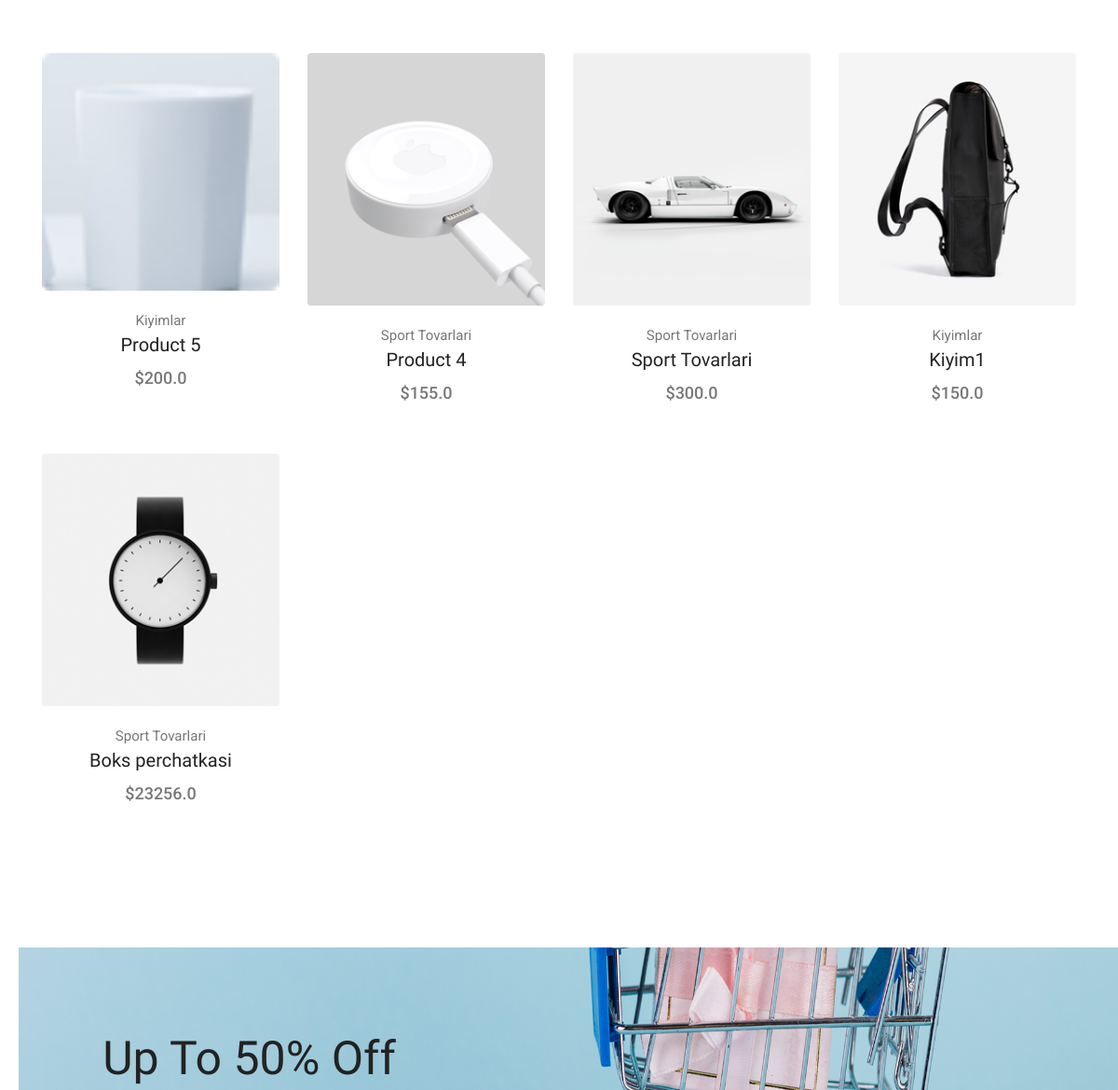
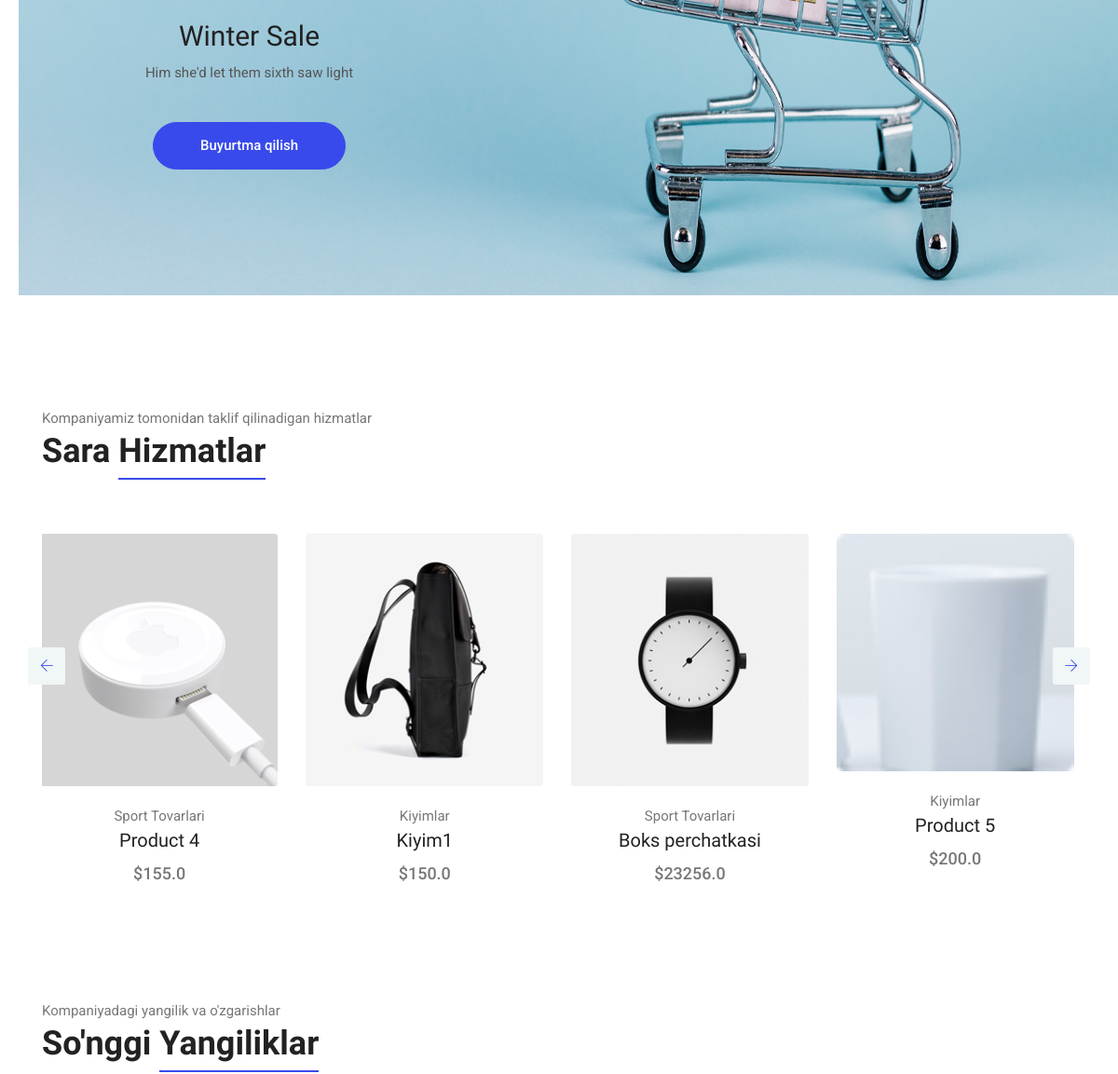
Before: / (middle part) with the older database file (2 pictures, top to bottom).
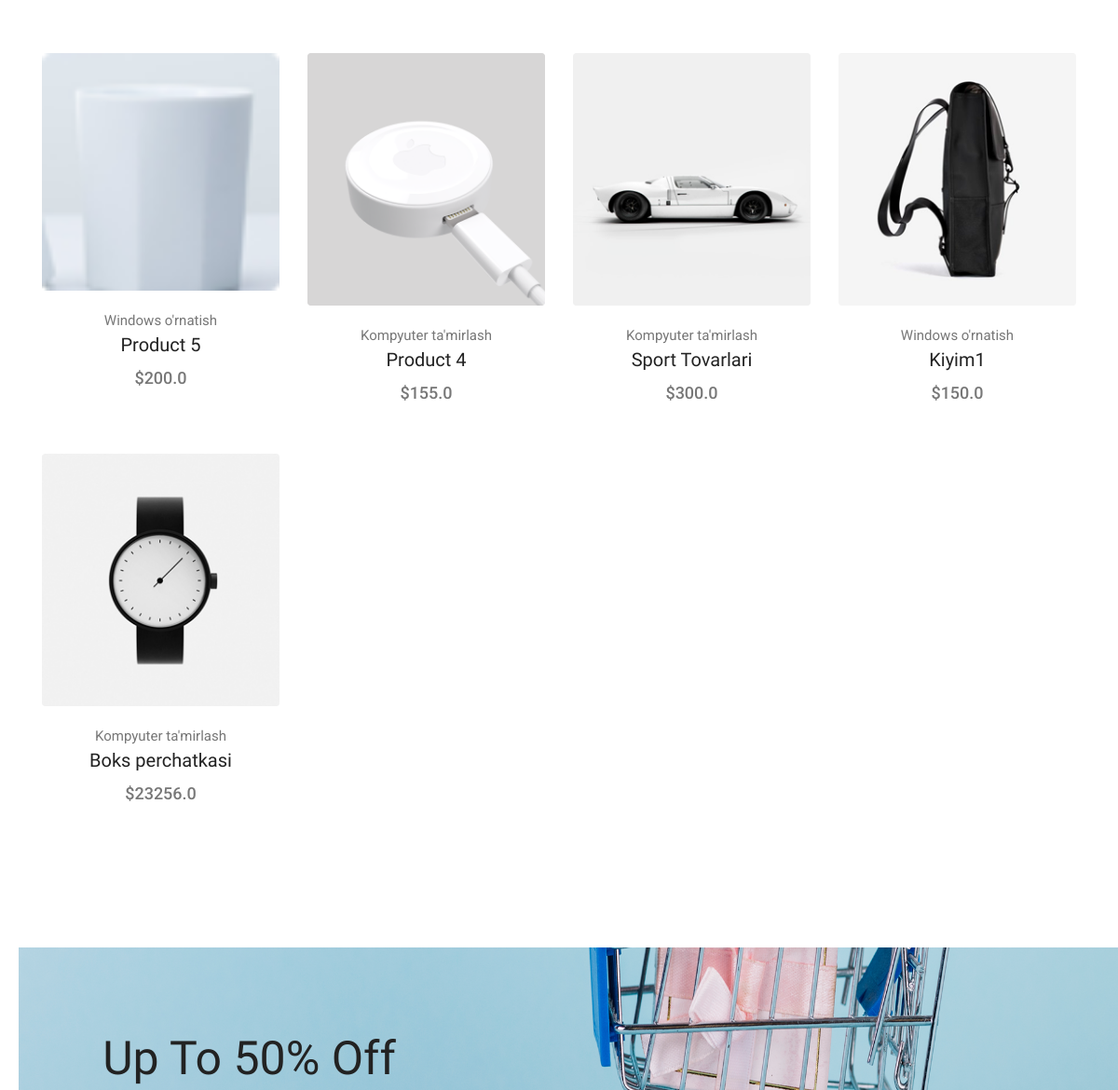
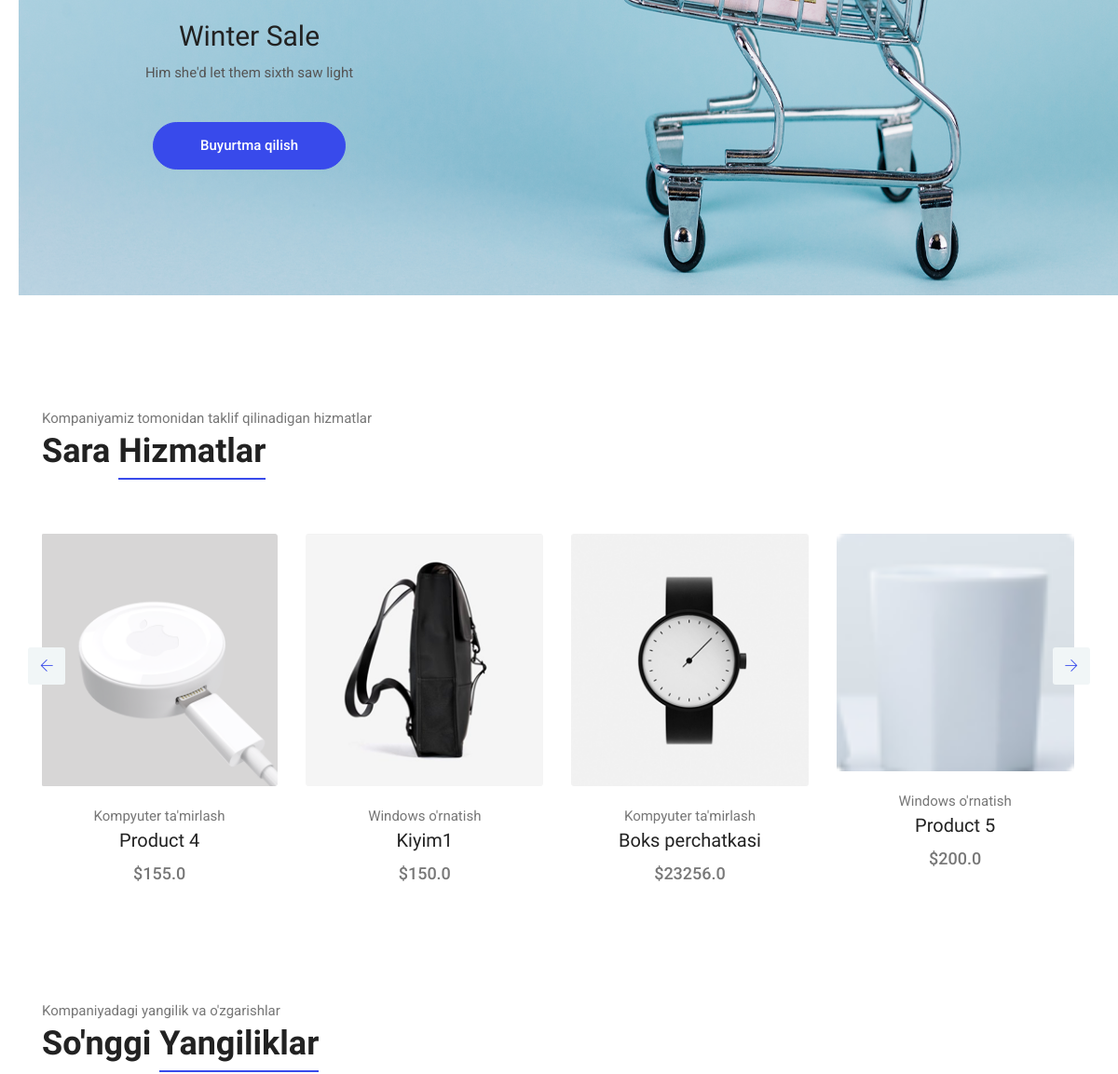
After: the same page with the newer database file (2 pictures, top to bottom).
### product/models.py (models this page shows, shortened)
class Product(models.Model):
    STATUS = (
        ('True','Mavjud'),
        ('False','Mavjud emas'),
    )
    category = models.ForeignKey(Category,on_delete=models.CASCADE)
    title = models.CharField(max_length=222,unique=True)
    keywords = models.CharField(max_length=222,unique=True)
    description = models.CharField(max_length=222,blank=True)
    image = models.ImageField(upload_to='product_main/',blank=True)
    price = models.FloatField()
    amount = models.IntegerField()
    minamount = models.IntegerField()
    detail = RichTextUploadingField()
    slug = models.SlugField(null=False,unique=True)
    status = models.CharField(max_length=15,choices=STATUS)
    create_at = models.DateTimeField(auto_now_add=True)
    update_at = models.DateTimeField(auto_now=True)
    def image_tag(self):
        return mark_safe('<img src="{}" height="50">'.format(self.image.url))
    image_tag.short_description = 'Image'

class Category(models.Model):
    title = models.CharField(max_length=222,unique=True)
    keywords = models.CharField(max_length=255,unique=True)
    slug = models.SlugField(null=False,unique=True)
    image = models.ImageField(upload_to = 'category_images/',blank=True)
    description = models.CharField(max_length=255,blank=True)
    create_at = models.DateTimeField(auto_now_add=True)
    update_at = models.DateTimeField(auto_now=True)
    def __str__(self):
        return self.title

### home/views.py (the view)
# urls.py: path('',views.index,name='index'),
def index(request):
    setting = Setting.objects.all()
    category = Category.objects.all()
    product_latest = Product.objects.all().order_by('-id')[:8]
    product_picked = Product.objects.all().order_by('?')[:8]
    post = Post.objects.all().order_by('-id')[:3]
    context = {
        'setting':setting,
        'post':post,
        'category':category,
        'product_picked':product_picked,
        'product_latest':product_latest,
    }
    return render(request,'index.html',context)

### templates/index.html (shortened to what this page needs)
{% extends 'base.html' %}
{% load static %}
{% block body %}
<section class="section-margin calc-60px">
    <div class="container">
        <div class="section-intro pb-60px">
        </div>
        <div class="row">
            {% for i in product_latest %}
            <div class="col-md-6 col-lg-4 col-xl-3">
                <div class="card text-center card-product">
                    <div class="card-product__img">
                        <img class="card-img" src="{{i.image.url}}" alt="">
                    </div>
                    <div class="card-body">
                        <p>{{i.category}}</p>
                        <h4 class="card-product__title"><a href="/product-detail/{{i.id}}/">{{i.title}}</a></h4>
                        <p class="card-product__price">${{i.price|safe}}</p>
                    </div>
                </div>
            </div>
            {% endfor %}
        </div>
    </div>
</section>
<section class="offer" id="parallax-1" data-anchor-target="#parallax-1" data-300-top="background-position: 20px 30px"
    data-top-bottom="background-position: 0 20px">
    <div class="container">
        <div class="row">
            <div class="col-xl-5">
                <div class="offer__content text-center">
                    <h3>Up To 50% Off</h3>
                    <h4>Winter Sale</h4>
                    <p>Him she'd let them sixth saw light</p>
                    <a class="button button--active mt-3 mt-xl-4" href="{% url 'all_products' %}">Buyurtma qilish</a>
                </div>
            </div>
        </div>
    </div>
</section>
{% endblock %}
{% block content %}
<section class="section-margin calc-60px">
    <div class="container">
        <div class="section-intro pb-60px">
            <p>Kompaniyamiz tomonidan taklif qilinadigan hizmatlar</p>
            <h2>Sara <span class="section-intro__style">Hizmatlar</span></h2>
        </div>
        <div class="owl-carousel owl-theme" id="bestSellerCarousel">
            {% for i in product_picked %}
            <div class="card text-center card-product">
                <div class="card-product__img">
                    <img class="img-fluid" src="{{i.image.url}}" alt="">
                </div>
                <div class="card-body">
                    <p>{{i.category}}</p>
                    <h4 class="card-product__title"><a href="/product-detail/{{i.id}}/">{{i.title}}</a></h4>
                    <p class="card-product__price">${{i.price|safe}}</p>
                </div>
            </div>
            {% endfor %}
        </div>
    </div>
</section>
{% endblock %}
{% block news %}
<section class="blog mb-4">
    <div class="container">
        <div class="section-intro pb-60px">
            <p>Kompaniyadagi yangilik va o'zgarishlar</p>
            <h2>So'nggi <span class="section-intro__style">Yangiliklar</span></h2>
        </div>
    </div>
</section>
{% endblock %}

Changed rows visible on the page:
changed through a linked row, Product "Product 5": category "Kiyimlar" → "Windows o'rnatish"
changed through a linked row, Product "Product 4": category "Sport Tovarlari" → "Kompyuter ta'mirlash"
changed through a linked row, Product "Sport Tovarlari": category "Sport Tovarlari" → "Kompyuter ta'mirlash"
changed through a linked row, Product "Kiyim1": category "Kiyimlar" → "Windows o'rnatish"
changed through a linked row, Product "Boks perchatkasi": category "Sport Tovarlari" → "Kompyuter ta'mirlash"
